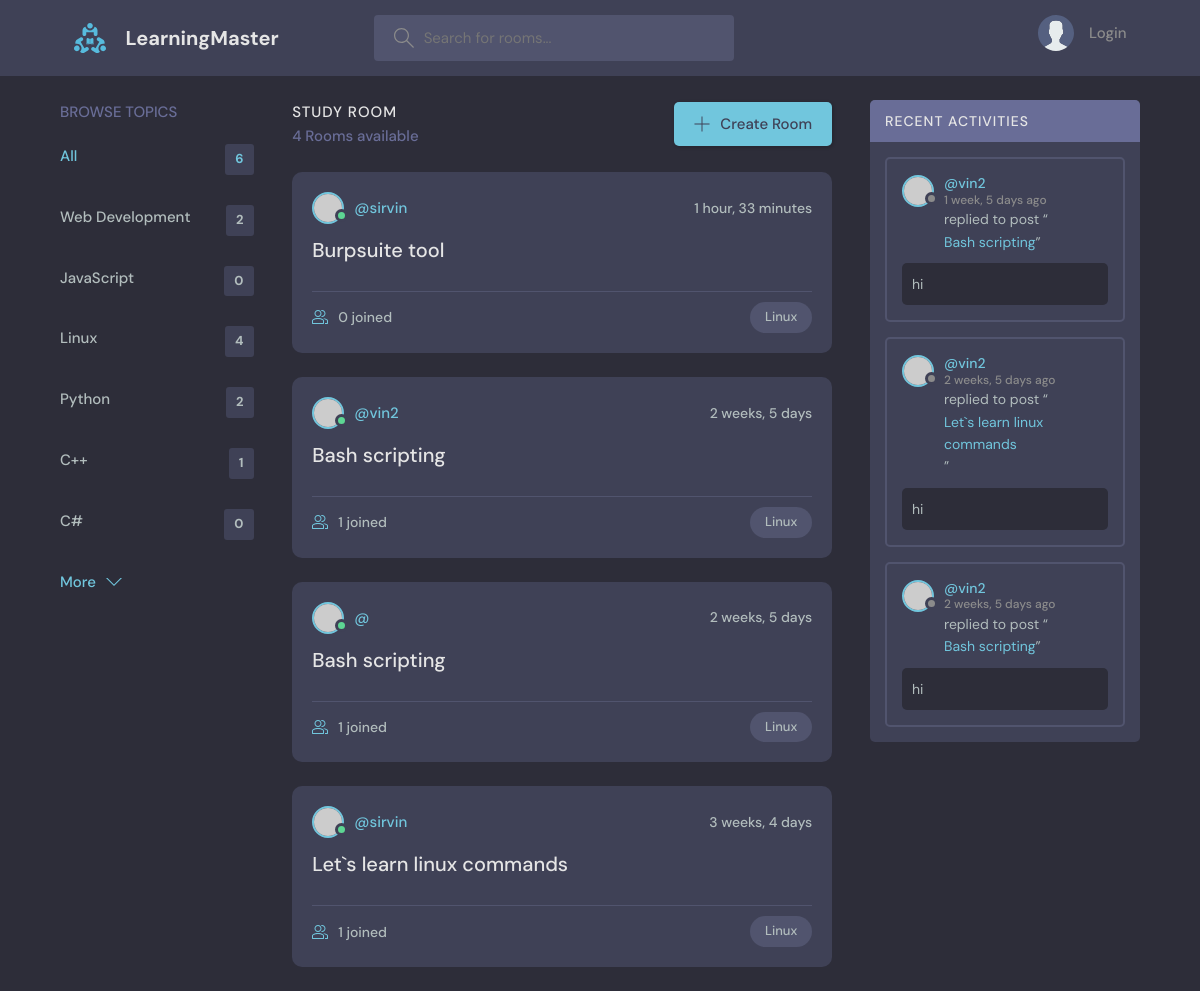
Page /?q=Linux on the committed database.
### base/models.py (models this page shows, shortened)
class Topic(models.Model):
    name = models.CharField(max_length=200)

class Room(models.Model):
    host = models.ForeignKey(User, on_delete= models.SET_NULL, null=True)
    topic = models.ForeignKey(Topic, on_delete= models.SET_NULL, null=True)
    name = models.CharField(max_length=200)
    description = models.TextField(null=True, blank=True)
    participants = models.ManyToManyField(User,related_name='participants',blank=True)
    updated = models.DateTimeField(auto_now=True)
    created = models.DateTimeField(auto_now_add=True)
    class Meta:
        ordering = [
            '-updated','-created'
        ]
    def __str__(self):
        return self.name

class Message(models.Model):
    user = models.ForeignKey(User, on_delete=models.CASCADE)
    room = models.ForeignKey(Room, on_delete= models.CASCADE)
    body = models.TextField()
    updated = models.DateTimeField(auto_now=True)
    created = models.DateTimeField(auto_now_add=True)
    class Meta:
        ordering = [
            '-updated','-created'
        ]

### base/views.py (the view)
# urls.py: path('',views.home, name="home"),
def home(request):
    q = request.GET.get('q') if request.GET.get('q') != None else ''
    rooms = Room.objects.filter(
        Q(topic__name__contains = q) |
        Q(name__icontains = q) |
        Q(description__icontains = q)
    )
    topics = Topic.objects.all()
    room_count =  rooms.count()
    room_messages = Message.objects.filter(Q(room__topic__name__contains=q))
    context = {'rooms':rooms, 'topics':topics,
    'room_count':room_count,'room_messages':room_messages}
    return render(request,'base/home.html',context)

### base/templates/base/home.html (shortened to what this page needs)
    {% extends 'main.html' %}
    {% block content %}
    <main class="layout layout--3">
      <div class="container">
        {% include 'base/topics_comp.html' %}
        <div class="roomList">
          <div class="roomList__header">
            <div>
              <h2>Study Room</h2>
              <p>{{room_count}} Rooms available</p>
            </div>
            <a class="btn btn--main" href="{% url 'create-room' %}">
              <svg version="1.1" xmlns="http://www.w3.org/2000/svg" width="32" height="32" viewBox="0 0 32 32">
                <title>add</title>
                <path
                  d="M16.943 0.943h-1.885v14.115h-14.115v1.885h14.115v14.115h1.885v-14.115h14.115v-1.885h-14.115v-14.115z"
                ></path>
              </svg>
              Create Room
            </a>
          </div>
        {% include 'base/feed_comp.html' %}
        </div>
        {% include 'base/activity_comp.html' %}
      </div>
    </main>
   {% endblock content %}

### base/templates/base/topics_comp.html
<div class="topics">
  <div class="topics__header">
    <h2>Browse Topics</h2>
  </div>
  <ul class="topics__list">
    <li>
      <a href="{% url 'home' %}" class="active">All <span>{{topics.count}}</span></a>
    </li>
    {% for topic in topics %}
    <li>
      <a href="{% url 'home'%}?q={{topic.name}}">{{topic.name}} <span>{{topic.room_set.all.count}}</span></a>
    </li>
    {% endfor %}
  </ul>
  <a class="btn btn--link" href="topics.html">
    More
    <svg version="1.1" xmlns="http://www.w3.org/2000/svg" width="32" height="32" viewBox="0 0 32 32">
      <title>chevron-down</title>
      <path d="M16 21l-13-13h-3l16 16 16-16h-3l-13 13z"></path>
    </svg>
  </a>
</div>

### base/templates/base/feed_comp.html (shortened to what this page needs)
{% for room in rooms %}
<div class="roomListRoom">
  <div class="roomListRoom__header">
    <a href="{% url 'user-profile' user.id %}" class="roomListRoom__author">
      <div class="avatar avatar--small active">
        <img src="https://randomuser.me/api/portraits/men/11.jpg" />
      </div>
      <span>@{{room.host.username}}</span>
    </a>
    <div class="roomListRoom__actions">
      <span>{{room.created|timesince    }}</span>
    </div>
  </div>
  <div class="roomListRoom__content">
    <a href="{% url 'room' room.id %}">{{room.name}}</a>
  </div>
  <div class="roomListRoom__meta">
    <a href="{% url 'room' room.id %}" class="roomListRoom__joined">
      {{room.participants.all.count}} joined
    </a>
    <p class="roomListRoom__topic">{{room.topic.name}}</p>
  </div>
</div>
{% endfor %}

### base/templates/base/activity_comp.html (shortened to what this page needs)
<div class="activities">
  <div class="activities__header">
    <h2>Recent Activities</h2>
  </div>
  {% for message in room_messages%}
  <div class="activities__box">
    <div class="activities__boxHeader roomListRoom__header">
      <a href="{% url 'user-profile' message.user.id %}" class="roomListRoom__author">
        <div class="avatar avatar--small">
          <img src="https://randomuser.me/api/portraits/women/11.jpg" />
        </div>
        <p>
          @{{message.user}}
          <span>  {{message.created|timesince}} ago</span>
        </p>
      </a>
    </div>
    <div class="activities__boxContent">
      <p>replied to post “<a href="{% url 'room' message.room.id %}">{{message.room}}</a>”</p>
      <div class="activities__boxRoomContent">
        {{message.body}}
      </div>
    </div>
  </div>
  {% endfor %}
</div>

### rows in the picture
Topic: name "Web Development", room_set.all.count "2"
Topic: name "JavaScript", room_set.all.count "0"
Topic: name "Linux", room_set.all.count "4"
Topic: name "Python", room_set.all.count "2"
Topic: name "C++", room_set.all.count "1"
Topic: name "C#", room_set.all.count "0"
Room: host.username "sirvin", created "1 hour, 33 minutes", name "Burpsuite tool", participants.all.count "0", topic.name "Linux"
Room: host.username "vin2", created "2 weeks, 5 days", name "Bash scripting", participants.all.count "1", topic.name "Linux"
Room: created "2 weeks, 5 days", name "Bash scripting", participants.all.count "1", topic.name "Linux"
Room: host.username "sirvin", created "3 weeks, 4 days", name "Let`s learn linux commands", participants.all.count "1", topic.name "Linux"
Message: user "vin2", created "1 week, 5 days", room "Bash scripting", body "hi"
Message: user "vin2", created "2 weeks, 5 days", room "Let`s learn linux commands", body "hi"
Message: user "vin2", created "2 weeks, 5 days", room "Bash scripting", body "hi"

### other values in the picture
{{ topics.count }} "6"
{{ room_count }} "4"
